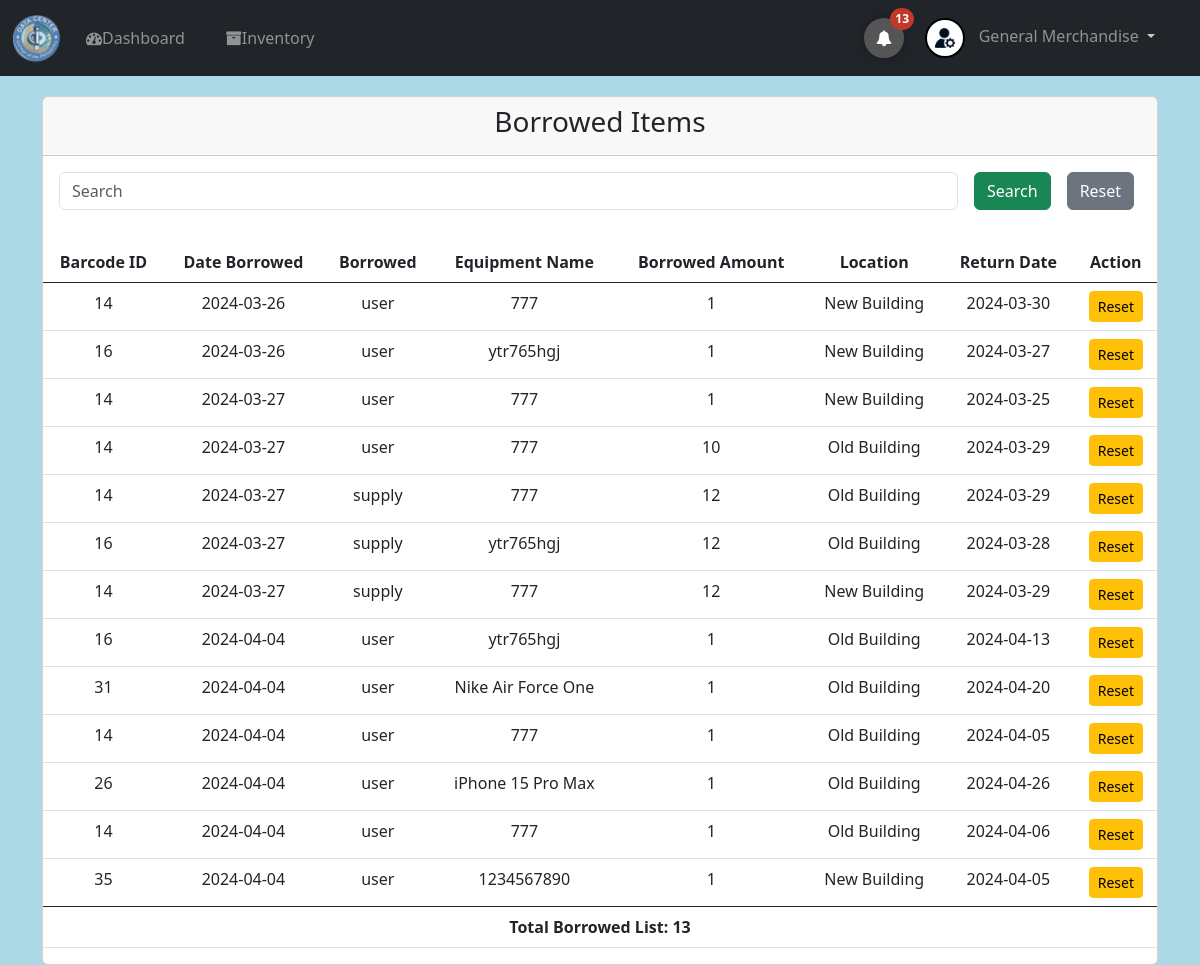
Page /borrowed_items.php (signed in) on the committed database.
### tables this page shows
CREATE TABLE `borrowed_item` (
  `item_code` int(11) NOT NULL,
  `borrow_date` date NOT NULL,
  `borrower` text NOT NULL,
  `equipment_name` text NOT NULL,
  `useless` int(11) NOT NULL,
  `item_type` text NOT NULL,
  `borrowed_amount` int(11) NOT NULL,
  `request_destination` text NOT NULL,
  `request_date` date NOT NULL
);

### borrowed_items.php (the view, shortened to what this page needs)
<?php
include_once("config.php");
$searchTerm = "";
if(isset($_POST['search_btn'])) {
    $searchTerm = mysqli_real_escape_string($mysqli, $_POST['search']);
    $query = "SELECT * FROM borrowed_item WHERE (item_code LIKE '%$searchTerm%' OR borrower LIKE '%$searchTerm%' OR equipment_name LIKE '%$searchTerm%') AND item_type = 'non-consumable'";
    $rs = mysqli_query($mysqli, $query);
    if(!$rs) {
        die("Error in SQL query: " . mysqli_error($mysqli));
    }
} elseif(isset($_POST['search_reset'])) {
    $searchTerm = "";
    $rs = mysqli_query($mysqli, "SELECT * FROM borrowed_item WHERE item_type = 'non-consumable'");
    if(!$rs) {
        die("Error in SQL query: " . mysqli_error($mysqli));
    }
} else {
    $rs = mysqli_query($mysqli, "SELECT * FROM borrowed_item WHERE item_type = 'non-consumable'");
}
?>
<!DOCTYPE html>
<html>
<head>
    <link href="https://cdn.jsdelivr.net/npm/bootstrap@5.0.2/dist/css/bootstrap.min.css" rel="stylesheet">
</head>
<body>
<?php include("navigations.php"); ?>
<div class="container mt-4">
    <div class="card">
        <div class="card-header">
            <h3 class="text-center">Borrowed Items</h3>
        </div>
        <div class="card-body">
            <div class="row">
            <div class="col-md-14 mb-3">
                    <form method="POST" class="search-form row g-3 align-items-center">
                        <div class="col-md-10">
                            <input class="form-control" type="text" name="search" placeholder="Search" value="<?php echo $searchTerm; ?>">
                        </div>
                        <div class="col">
                            <button class="btn btn-success search-btn" type="submit" name="search_btn">Search</button>
                        </div>
                        <div class="col">
                        <button class="btn btn-secondary reset-btn" type="button" data-bs-toggle="modal" data-bs-target="#confirmResetModal">Reset</button>
                        </div>
                    </form>
                </div>
            </div>
        </div>
        <div class="table-responsive">
                <table class="table table-hover">
                    <thead>
                            <tr align="center">
                                <th><b>Barcode ID</b></th>
                                <th><b>Date Borrowed</b></th>
                                <th><b>Borrowed</b></th>
                                <th><b>Equipment Name</b></th>
                                <th><b>Borrowed Amount</b></th>
                                <th><b>Location</b></th>
                                <th><b>Return Date</b></th>
                                <th colspan="2"><b>Action</b></th>
                            </tr>
                        </thead>
                        <tbody>
                </div>
            </div>
        </div>
    <?php
    $totalBorrowed = 0;
    if ($rs) {
        if (mysqli_num_rows($rs) > 0) {
            while($res=mysqli_fetch_array($rs))
            {
                echo"<tr>";
                echo"<td align='center'>".$res['item_code']."</td>";
                echo"<td align='center'>".$res['borrow_date']."</td>";
                echo"<td align='center'>".$res['borrower']."</td>";
                echo"<td align='center'>".$res['equipment_name']."</td>";
                echo"<td align='center'>".$res['borrowed_amount']."</td>";
                echo"<td align='center'>".$res['request_destination']."</td>";
                echo"<td align='center'>".$res['request_date']."</td>";
                echo "<td align='center'><a class='btn btn-sm btn-warning reset-item-btn' data-bs-toggle='modal' data-bs-target='#confirmResetModal' data-reset-link='return_a_item.php?id=".$res['useless']."&iid=".$res['item_code']."&use=a'>Reset</a></td>";
                echo"</tr>";
                $totalBorrowed ++;
            }
        } else {
            echo "<tr align='center'><td colspan='8'><b>No item found.</b></td></tr>";
        }
    } else {
        echo "Error: Unable to fetch data from the borrowed_item table.";
    }
    echo "<tfoot><tr><td colspan='9' align='center'><b>Total Borrowed List: $totalBorrowed</b></td></tr></tfoot>";
    ?>
</body>
</html>

### navigations.php (style rules this page uses)
body { font-family: Arial, sans-serif; background-color: #f8f9fa; margin: 0; padding: 0; display: flex; flex-direction: column; min-height: 100vh; color: #333; }

### rows in the picture
borrowed_item: item_code "14", borrow_date "2024-03-26", borrower "user", equipment_name "777", borrowed_amount "1", request_destination "New Building", request_date "2024-03-30"
borrowed_item: item_code "16", borrow_date "2024-03-26", borrower "user", equipment_name "ytr765hgj", borrowed_amount "1", request_destination "New Building", request_date "2024-03-27"
borrowed_item: item_code "14", borrow_date "2024-03-27", borrower "user", equipment_name "777", borrowed_amount "1", request_destination "New Building", request_date "2024-03-25"
borrowed_item: item_code "14", borrow_date "2024-03-27", borrower "user", equipment_name "777", borrowed_amount "10", request_destination "Old Building", request_date "2024-03-29"
borrowed_item: item_code "14", borrow_date "2024-03-27", borrower "supply", equipment_name "777", borrowed_amount "12", request_destination "Old Building", request_date "2024-03-29"
borrowed_item: item_code "16", borrow_date "2024-03-27", borrower "supply", equipment_name "ytr765hgj", borrowed_amount "12", request_destination "Old Building", request_date "2024-03-28"
borrowed_item: item_code "14", borrow_date "2024-03-27", borrower "supply", equipment_name "777", borrowed_amount "12", request_destination "New Building", request_date "2024-03-29"
borrowed_item: item_code "16", borrow_date "2024-04-04", borrower "user", equipment_name "ytr765hgj", borrowed_amount "1", request_destination "Old Building", request_date "2024-04-13"
borrowed_item: item_code "31", borrow_date "2024-04-04", borrower "user", equipment_name "Nike Air Force One", borrowed_amount "1", request_destination "Old Building", request_date "2024-04-20"
borrowed_item: item_code "14", borrow_date "2024-04-04", borrower "user", equipment_name "777", borrowed_amount "1", request_destination "Old Building", request_date "2024-04-05"
borrowed_item: item_code "26", borrow_date "2024-04-04", borrower "user", equipment_name "iPhone 15 Pro Max", borrowed_amount "1", request_destination "Old Building", request_date "2024-04-26"
borrowed_item: item_code "14", borrow_date "2024-04-04", borrower "user", equipment_name "777", borrowed_amount "1", request_destination "Old Building", request_date "2024-04-06"
borrowed_item: item_code "35", borrow_date "2024-04-04", borrower "user", equipment_name "1234567890", borrowed_amount "1", request_destination "New Building", request_date "2024-04-05"

### other values in the picture
$alerto "13"
$_SESSION['email'] "General Merchandise"
$totalBorrowed "13"
